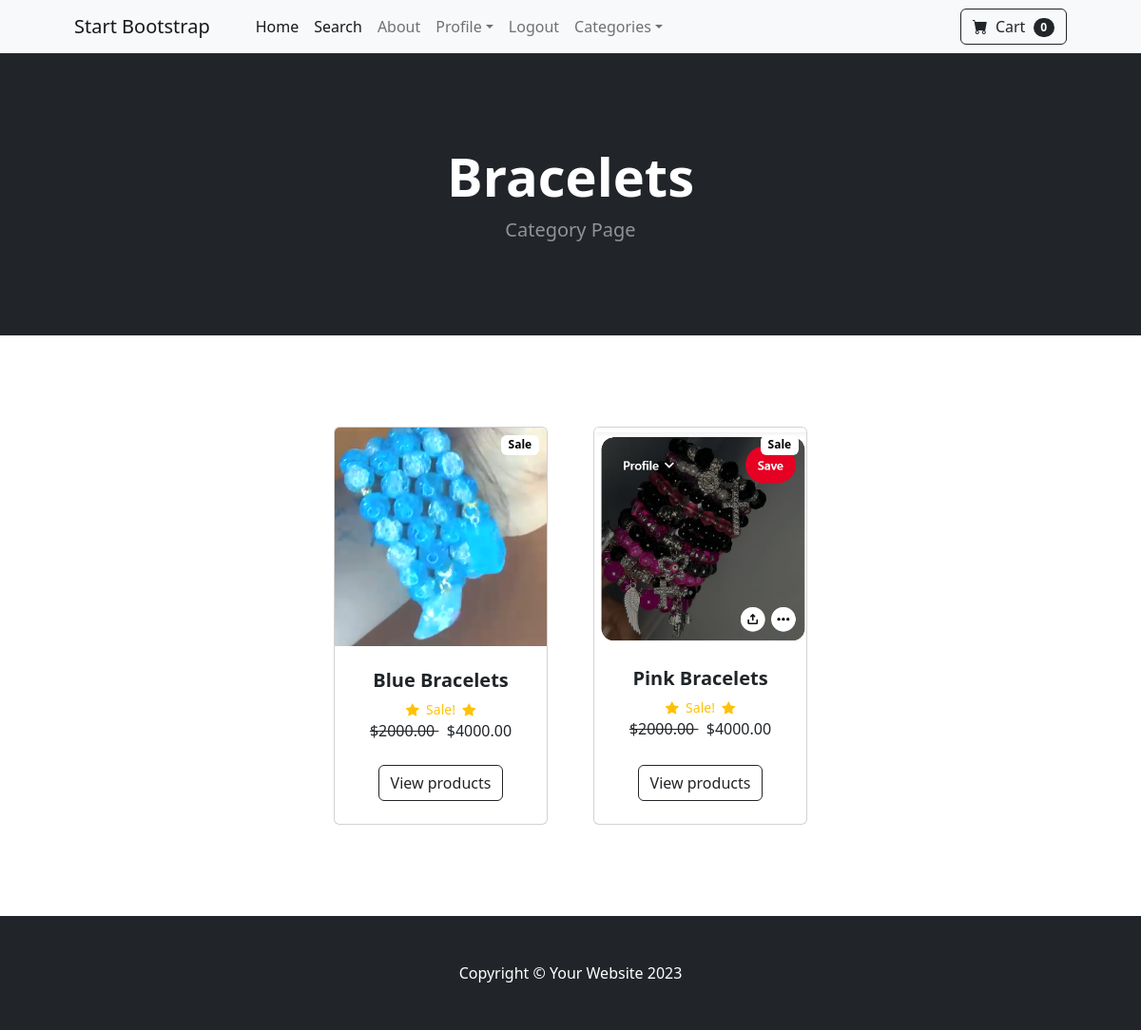
The page /category/Bracelets (signed in) on the database its author committed.
### store/models.py (models this page shows, shortened)
class Category(models.Model):
    name = models.CharField(max_length=50)
    def __str__(self):
        return self.name
    class Meta:
        verbose_name_plural = 'Categories'

class Product(models.Model):
    name = models.CharField(max_length=50)
    price = models.DecimalField(default= 0, decimal_places = 2, max_digits = 6)
    category = models.ForeignKey(Category, on_delete = models.CASCADE, default = 1)
    description = models.CharField(max_length=250, default= "", blank= True, null= True)
    image = models.ImageField(upload_to = 'uploads/product/')
    is_sale = models.BooleanField(default=False)
    sale_price = models.DecimalField(default= 0, decimal_places = 2, max_digits = 6)

### store/views.py (the view)
# urls.py: path("category/<str:num>", views.category, name = 'category'),
def category(request, num):
    num = num.replace('-', ' ')
    try:
        category = Category.objects.get(name = num)
        products = Product.objects.filter(category = category)
        return render(request, 'category.html', {'products' : products, 'category': category} )
    except:
        messages.success(request, ('That category does not exist'))
        return redirect('home')

### cart/cart.py (called while the page is built)
    def __len__(self):
        return len(self.cart)

### cart/context_processors.py (called while the page is built)
def cart(requests):
    return {'cart' : Cart(requests)}

### store/templates/category.html
{% extends 'base.html' %}
        {% block content %}
        {% load static %}
        <header class="bg-dark py-5">
            <div class="container px-4 px-lg-5 my-5">
                <div class="text-center text-white">
                    <h1 class="display-4 fw-bolder">{{ category }}</h1>
                    <p class="lead fw-normal text-white-50 mb-0">Category Page</p>
                </div>
            </div>
        </header>
        <section class="py-5">
            <div class="container px-4 px-lg-5 mt-5">
                <div class="row gx-4 gx-lg-5 row-cols-2 row-cols-md-3 row-cols-xl-4 justify-content-center">
                    {% for product in products %}
                        {% if product.is_sale %}
                        <div class="col mb-5">
                        <div class="card h-100">
                            <div class = 'badge bg-white text-black position-absolute' style = 'top: 0.5rem; right: 0.5rem;'>Sale</div>
                            <img class="card-img-top" src="{{ product.image.url }}" alt="..." />
                            <div class="card-body p-4">
                                <div class="text-center">
                                    <h5 class="fw-bolder">{{ product.name }}</h5>
                                    <div class = 'd-flex justify-content-center small text-warning nb-2'>
                                        <div class = 'bi-star-fill'></div>
                                        &nbsp;&nbsp;Sale!&nbsp;&nbsp;
                                        <div class = 'bi-star-fill'></div>
                                    </div>
                                    <strike>
                                        ${{ product.price }}
                                    </strike>
                                    &nbsp;
                                    ${{ product.sale_price }}
                                </div>
                            </div>
                            <div class="card-footer p-4 pt-0 border-top-0 bg-transparent">
                                <div class="text-center"><a class="btn btn-outline-dark mt-auto" href="{% url 'product' product.id %}">View products</a></div>
                            </div>
                        </div>
                    </div>
                        {% endif %}
                    {% endfor %}
            </div>
        </section>
        {% endblock %}

### rows shown on the page
Category: name "Bracelets"
Product: image (picture), name "Blue Bracelets", price "2000.00", sale_price "4000.00"
Product: image (picture), name "Pink Bracelets", price "2000.00", sale_price "4000.00"

### other values the page prints
{{ cart|length }} "0"
